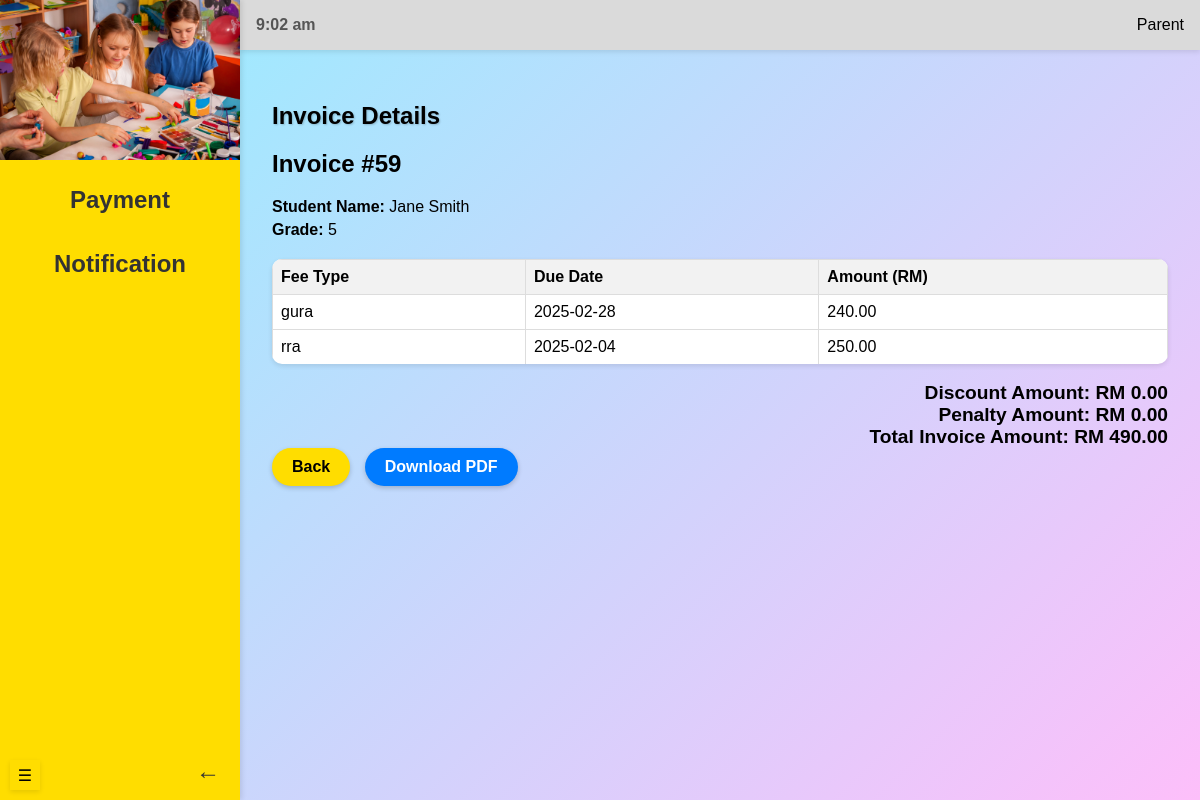
Before: /accountant/invoice_Details/59 (signed in) with the older database file.
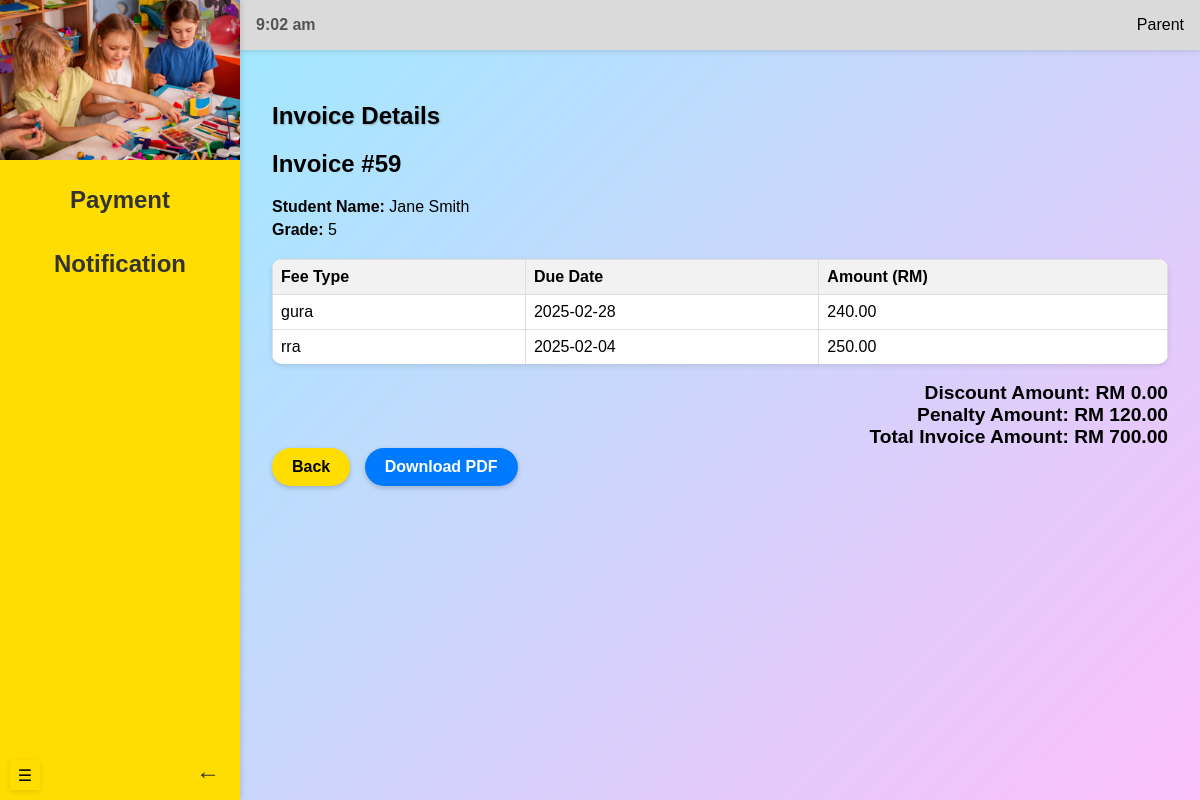
After: the same page with the newer database file.
### models.py (models this page shows)
class Invoice(db.Model):
    __tablename__ = 'invoices'
    id = db.Column(db.Integer, primary_key=True, autoincrement=True)
    total_amount = db.Column(NUMERIC(10, 2), nullable=False)
    flag = db.Column(db.Boolean, default=False)  # True if paid before the due date
    penalty_amount = db.Column(NUMERIC(10, 2), default=0.00)  # Penalty fee if late
    discount_amount = db.Column(NUMERIC(10, 2), default=0.00)  # Discount if paid early
    fees = db.relationship('Fee', back_populates='invoice', lazy='joined')

### routes/accountant_routes.py (the view)
@accountant_blueprint.route("/invoice_Details/<int:invoice_id>", methods=["GET"])
@login_required
def invoice_details(invoice_id):
    invoice = get_invoice_details(invoice_id)  # Use the renamed function
    return render_template('invoiceDetail.html', invoice=invoice)

### app.py (called while the page is built)
@login_manager.user_loader
def load_user(user_id):
    return User.query.get(int(user_id))

### function.py (called while the page is built)
def get_invoice_details(invoice_id):
    invoice = Invoice.query.options(
        joinedload(Invoice.fees).joinedload(Fee.student)
    ).get(invoice_id)
    return invoice

### templates/invoiceDetail.html (shortened to what this page needs)
{% if current_user.role == 'teacher' %}
{% extends "teacherBase.html" %}
{% elif current_user.role == 'admin'%}
{% extends "adminBase.html" %}
{% elif current_user.role == 'accountant' %}
{% extends "accountantBase.html" %}
{% elif current_user.role == 'parent'%}
{% extends "parentBase.html" %}
{% endif %}
{% block header %}
    <link rel="stylesheet" href="{{ url_for('static', filename='viewBilling.css') }}">
{% endblock %}
{% block content %}
    <section class="content">
        <div class="header-container">
            <h1>Invoice Details</h1>
        </div>
        <div id="makepdf">
            <div class="invoice-summary">
                <h2>Invoice #{{ invoice.id }}</h2>
                {% if invoice.fees|length > 0 %}
                <p><strong>Student Name:</strong> {{ invoice.fees[0].student.name }}</p>
                <p><strong>Grade:</strong> {{ invoice.fees[0].student.grade }}</p>
                {% else %}
                <p>No fee items available.</p>
                {% endif %}
            </div>
            <div class="preview-container">
                <table class="preview-table">
                    <thead>
                        <tr>
                            <th>Fee Type</th>
                            <th>Due Date</th>
                            <th>Amount (RM)</th>
                        </tr>
                    </thead>
                    <tbody>
                        {% set total = 0 %}
                        {% for fee in invoice.fees %}
                        <tr>
                            <td>{{ fee.fee_type }}</td>
                            <td>{{ fee.due_date.strftime('%Y-%m-%d') }}</td>
                            <td>{{ "%.2f"|format(fee.amount) }}</td>
                        </tr>
                        {% set total = total + fee.amount %}
                        {% endfor %}
                    </tbody>
                </table>
                <br>
                <div class="total-amount">
                    Discount Amount: RM {{ "%.2f"|format(invoice.discount_amount) }}
                </div>
                <div class="total-amount">
                    Penalty Amount: RM {{ "%.2f"|format(invoice.penalty_amount) }}
                </div>
                <div class="total-amount">
                    Total Invoice Amount: RM {{ "%.2f"|format(invoice.total_amount + invoice.penalty_amount - invoice.discount_amount) }}
                </div>
            </div>
        </div>
        <button onclick="window.history.back()" class="back-btn">Back</button>
        <button id="downloadPDF" class="download-btn">Download PDF</button>
    </section>
{% endblock %}

Changed rows visible on the page:
changed Invoice id 59: penalty_amount "0.00" → "120.00"; total_amount+penalty_amount+discount_amount "490.00" → "700.00"
